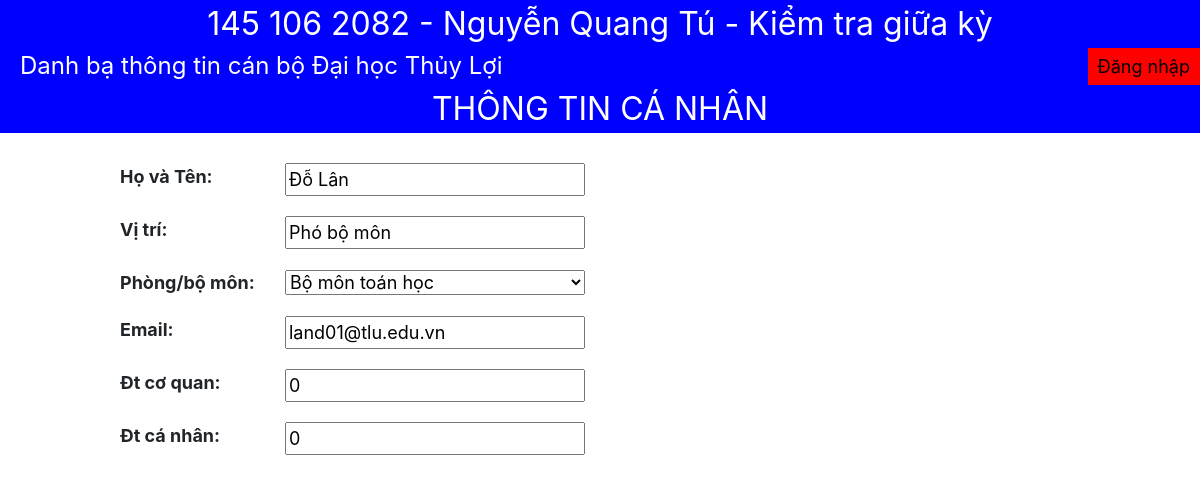
The app's page /userinfo.php?id=5 with its own data.
### tables this page shows
CREATE TABLE `users` (
  `userid` int(10) NOT NULL,
  `username` varchar(50) NOT NULL,
  `userpass` varchar(50) NOT NULL,
  `email` varchar(50) NOT NULL,
  `workphone` bigint(20) DEFAULT NULL,
  `personalphone` bigint(20) DEFAULT NULL,
  `subunitid` int(10) NOT NULL,
  `adminstatus` tinyint(1) NOT NULL,
  `position` varchar(50) DEFAULT NULL
);

### userinfo.php (the view, shortened to what this page needs)
<!DOCTYPE html>
<html lang = "en">
	<head>
		<link rel="stylesheet" href="https://maxcdn.bootstrapcdn.com/bootstrap/4.5.2/css/bootstrap.min.css">
		<link rel="stylesheet" href="style.css">
	</head>
	<body>
		<?php
			include('header.php');
		?>
		<div class = "header">
			<div class = "sv_banner">
				THÔNG TIN CÁ NHÂN
			</div>
		</div>
		<div class = "info-section">
			<?php
				require_once('mysqli_connect.php');
				$query = "select * from `users` INNER JOIN subunit on users.subunitid = subunit.subid  inner join unit on subunit.unit = unit.unitid where userid = ?";
				$q = mysqli_stmt_init($dbcon);
				mysqli_stmt_prepare($q, $query);
				mysqli_stmt_bind_param($q, "s", $_GET['id']);
				mysqli_stmt_execute($q);
				$result = mysqli_stmt_get_result($q);
				$row = mysqli_fetch_assoc($result);
			?>
			<form method = "POST" action = "process_update_delete.php">
				<div class = "row info-row">
					<div class = "col-2">
						<b>
							Họ và Tên:
						</b>
					</div>
					<div class = "col-10">
						<input type = "text" name = "input-name" class = "info-form-input-text" value = "<?php echo $row['username'];?>">
					</div>
				</div>
				<div class = "row info-row">
					<div class = "col-2">
						<b>
							Vị trí:
						</b>
					</div>
					<div class = "col-10">
						<input type = "text" name = "input-pos" class = "info-form-input-text" value = "<?php echo $row['position'];?>">
					</div>
				</div>
				<div class = "row info-row">
					<div class = "col-2">
						<b>
							Phòng/bộ môn:
						</b>
					</div>
					<div class = "col-10">
						<select name = "input-subunit" class = "info-form-input-text">
							<?php
								require_once('mysqli_connect.php');
								$query2 = "select * from `subunit`";
								$q2 = mysqli_stmt_init($dbcon);
								mysqli_stmt_prepare($q2, $query2);
								mysqli_stmt_execute($q2);
								$result = mysqli_stmt_get_result($q2);
								while($row2 = mysqli_fetch_array($result, MYSQLI_ASSOC))
								{
									echo '<option value="' .$row2['subid'].  '">' .$row2['subname']. '</option>';
								}
							?>
						</select>
					</div>
				</div>
				<div class = "row info-row">
					<div class = "col-2">
						<b>
							Email:
						</b>
					</div>
					<div class = "col-10">
						<input type = "text" name = "input-email" class = "info-form-input-text" value = "<?php echo $row['email'];?>">
					</div>
				</div>
				<div class = "row info-row">
					<div class = "col-2">
						<b>
							Đt cơ quan:
						</b>
					</div>
					<div class = "col-10">
						<input type = "text" name = "input-workphone" class = "info-form-input-text" value = "<?php echo $row['workphone'];?>">
					</div>
				</div>
				<div class = "row info-row">
					<div class = "col-2">
						<b>
							Đt cá nhân:
						</b>
					</div>
					<div class = "col-10">
						<input type = "text" name = "input-personalphone" class = "info-form-input-text" value = "<?php echo $row['personalphone'];?>">
					</div>
				</div>
			</form>
		</div>
	</body>
</html>

### style.css (style rules this page uses)
.sv_banner { width: 100%; text-align: center; font-size: 32px; background-color: blue; color: white; }
.info-section { margin-left: 10%; margin-right: 10%; padding-top: 20px; }
.info-form-input-text { min-width: 300px; }
.info-row { padding: 10px 0; font-size: 18px; }

### records on screen
users: input-name "Đỗ Lân", input-pos "Phó bộ môn", input-email "land01@tlu.edu.vn", input-workphone "0", input-personalphone "0"

### other values on screen
form field input-subunit "Bộ môn toán học"
